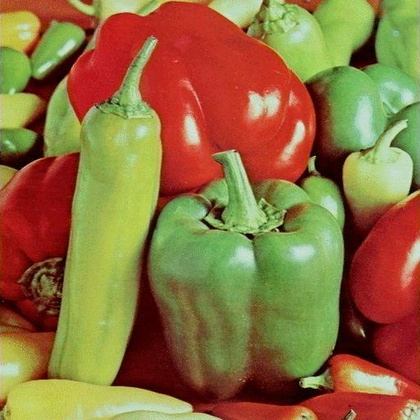
%> input picture new.jpg, 420 x 420 px, shrunk from 512 x 512 before the run
$ octave histogram.m   (GNU Octave 9; MATLAB toolbox functions it lacks are replaced by stand-ins)
%> lines starting %> are read from the running program, lines starting %| are printed output that depends on the picture
init_img = imread('new.jpg');
%> init_img is the input picture: size 420x420x3 uint8; mean R, G, B 143.3, 112, 63.1
r = zeros(256, 1);
g = zeros(256, 1);
b = zeros(256, 1);
for i = 1:size(init_img, 1)
   for j = 1:size(init_img,2)
       pix = init_img(i,j,1:3);

       r(pix(1)+1) = r(pix(1)+1) + 1;
       g(pix(2)+1) = g(pix(2)+1) + 1;
       b(pix(3)+1) = b(pix(3)+1) + 1;
   end
end
%> after the loop, b = 256 values, max 5628 at index 1, min 0 at index 222, mean 689.1; g = 256 values, max 3159 at index 1, min 0 at index 237, mean 689.1; r = 256 values, max 2183 at index 192, min 0 at index 2, mean 689.1
bar(r,'r');
title('histogram for RED');
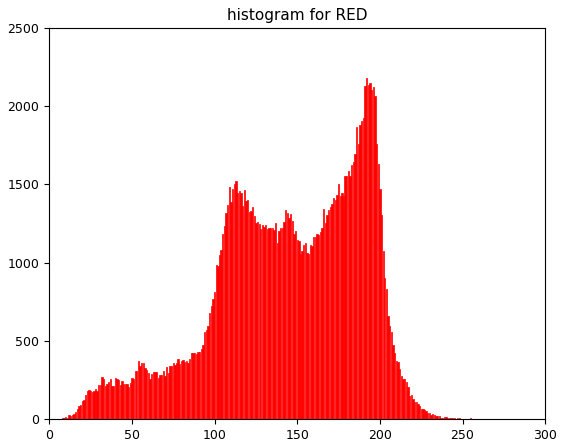
%> figure redrawn from the program's plot data; tallest bar 2183 high, from x = 191.6 to 192.4

figure;
bar(g,'g');
title('histogram for GREEN');
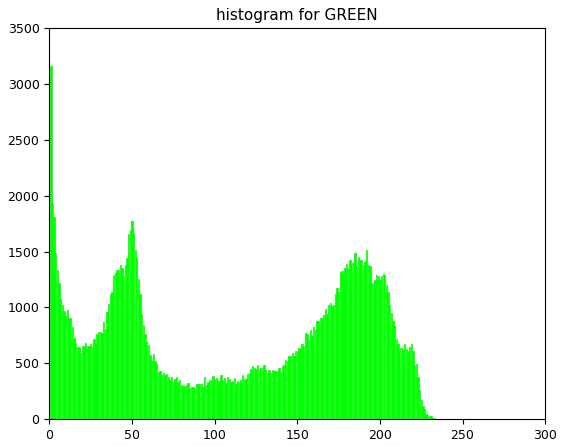
%> figure redrawn from the program's plot data; tallest bar 3159 high, from x = 0.6 to 1.4

figure;
bar(b,'b');
title('histogram for BLUE');
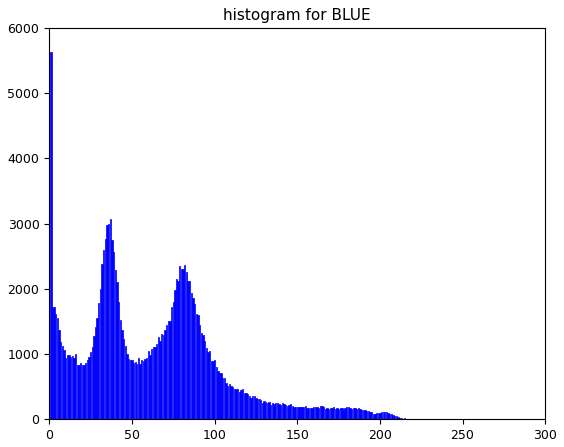
%> figure redrawn from the program's plot data; tallest bar 5628 high, from x = 0.6 to 1.4
